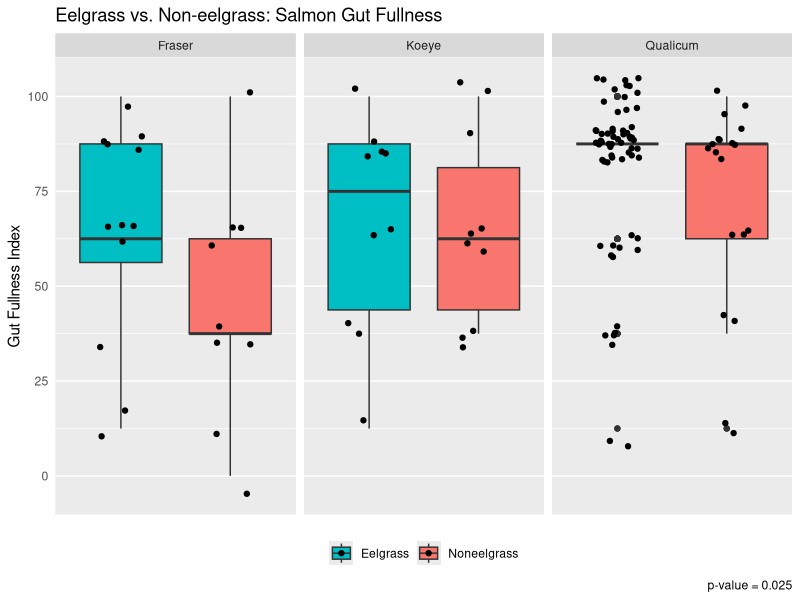
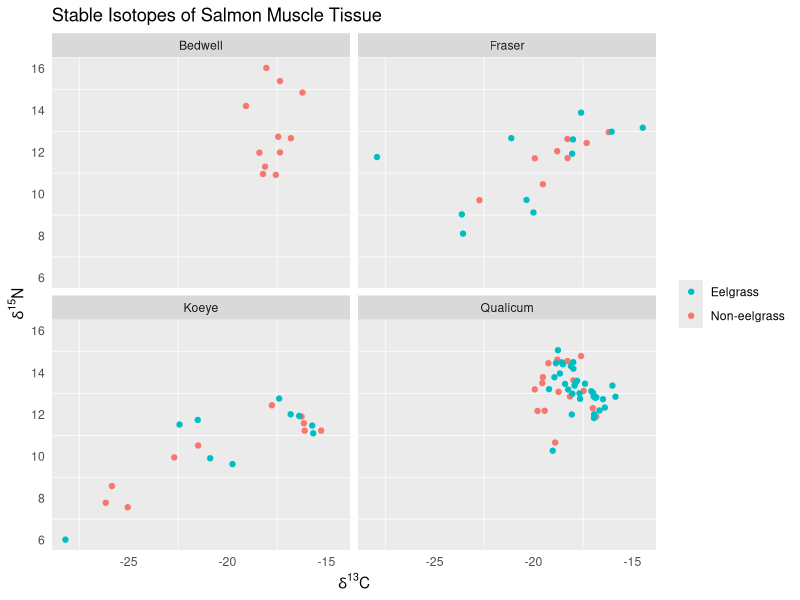

Recreate these plots in R, in order. (Note: this script raises an error after producing the figures.)
#EEEEELGRAAAAASS PROOOOOJEEEEECT

setwd("~/Desktop")
#so it knows where to find my gosh darn files! :)

eelgrass <- read.csv(file="eel.csv", stringsAsFactors=FALSE, strip.white=TRUE, na.strings=c("NA",""))
#upload a simple version of raw data file

library(tidyverse)
#load library for ggplot and whatnot

eel <- mutate(eelgrass, Eelsite = paste(Site, Eelgrass, sep = " "))
#make a variable with both site and habitat, separated by a space

#first we'll work with the gut fullness aspect ~

eel$GFI[which(eel$GFI == "0-25")] <- "0-25%"
#fixing a typo, oopsie!

eel$GFI[which(eel$GFI == "0%")] <- "0"
eel$GFI[which(eel$GFI == "0-25%")] <- "12.5"
eel$GFI[which(eel$GFI == "25-50%")] <- "37.5"
eel$GFI[which(eel$GFI == "50-75%")] <- "62.5"
eel$GFI[which(eel$GFI == "75-100%")] <- "87.5"
eel$GFI[which(eel$GFI == "100%")] <- "100"
#changing ranges to something measurable

eel$GFI <- as.numeric(eel$GFI)
#changing from character to numeric

eel$Eelgrass <- as.factor(eel$Eelgrass)
#changing to factor to reflect the two different "levels"

eel$Eelgrass <- factor(eel$Eelgrass, levels(eel$Eelgrass)[c(2, 1)])
#rearranging levels for the sake of the ggplot visuals

gut <- eel %>%
  group_by(ID) %>%
  summarize(GFI=first(GFI), Eelgrass=first(Eelgrass),
            Site=first(Site), Eelsite=first(Eelsite)) %>%
  filter(Site != "Bedwell")
#need to organize data by each fish not by each prey item per fish
#also want to leave out Bedwell since it is useless for comparing

#Gut Fullness Graph!
ggplot(gut, aes(x=Eelgrass, y=GFI, fill=Eelgrass))+ 
  geom_boxplot()+
  facet_wrap(~Site)+
  labs(y="Gut Fullness Index", x=NULL, caption="p-value = 0.025",
       title="Eelgrass vs. Non-eelgrass: Salmon Gut Fullness")+
  theme(axis.text.x=element_blank(), axis.ticks=element_blank(),
        legend.position = "bottom", legend.title = element_blank(),
        panel.grid.major.x = element_blank())+
  scale_x_discrete(limits=c("Eelgrass", "Noneelgrass")) +
  scale_fill_discrete(breaks=c("Eelgrass", "Noneelgrass"))+
  geom_jitter(width=0.2)
#this is the most I can do to modify this, ask for feedback...

#working on a t-test for GFI values (not including bedwell)
#y1 <- filter(gut, Eelgrass == "Eelgrass")
#ya <- as.vector(y1[["GFI"]])
#create first vector for eelgrass
#y2 <- filter(gut, Eelgrass == "Noneelgrass")
#yb <- as.vector(y2[["GFI"]])
#create second vector for noneelgrass
#yc <- length(ya)-length(yb)
#yd <- rep_len(NA, yc)
#have to have same sample sizes, difference calculated using length
#ye <- c(yb, yd)
#our completed noneelgrass vector with the right sample size
#t.test(ya, ye)
#results give p-value=0.02529, are able to reject null hypothesis!
#hash-tagged out because I don't need to keep running this code.

#switching it up to isotope work now ~

isotope <- read.csv(file="iso.csv", stringsAsFactors=FALSE, strip.white=TRUE, na.strings=c("NA",""))
#loading/reading isotope data in

iso <- mutate(isotope, Eelsite = paste(Site, Eelgrass, sep = " "))
#add variable w/eelgrass site just other dataframe (necessary tho?)

iso$Eelgrass <- as.factor(iso$Eelgrass)
#changing to factor to reflect the two different "levels"

iso$Eelgrass <- factor(iso$Eelgrass, levels(iso$Eelgrass)[c(2, 1)])
#rearranging levels for the sake of the ggplot visuals

#Isotope Graph!
ggplot(iso, aes(carb, nitro))+
  geom_point(aes(color=Eelgrass)) + facet_wrap(~ Site) +
  labs(x=expression(paste(delta^"13","C")),
       y=expression(paste(delta^"15","N")),
       title= "Stable Isotopes of Salmon Muscle Tissue")+
  theme(axis.ticks=element_blank(), legend.title=element_blank(),
        panel.grid.major = element_blank())+
  guides(color = guide_legend(reverse = TRUE))
#A beautiful scatterplot plot with all the right features (finally)

#working on diet data now, to graph abundance and whatnot! ~

eel$Group <- as.factor(eel$Group)
#changing to factor to reflect the different "levels" of prey items

#replace groups since there's too many
eel$Group[which(eel$Group=="Arachnid")] <- "Insect"
eel$Group[which(eel$Group=="Crustacean")] <- "Arthropod"
eel$Group[which(eel$Group=="Caprellid")] <- "Amphipod"
eel$Group[which(eel$Group=="Corophiid")] <- "Amphipod"
eel$Group[which(eel$Group=="Hyperiid")] <- "Amphipod"
eel$Group[which(eel$Group=="Gammarid")] <- "Amphipod"
eel$Group[which(eel$Group=="Calanoid")] <- "Copepod"
eel$Group[which(eel$Group=="Harpacticoid")] <- "Copepod"
eel$Group[which(eel$Group=="Cyclopoid/Poecilostomatoid")] <- "Copepod"
eel$Group[which(eel$Group=="Malacostracan")] <- "Arthropod"
eel$Group <- as.character(eel$Group) #change to create new "level"
eel$Group[which(eel$Group=="Digested food")] <- "Digested/Other"
eel$Group[which(eel$Group=="Detritus")] <- "Digested/Other"
eel$Group[which(eel$Group=="Diatom")] <- "Digested/Other"
eel$Group[which(eel$Group=="Parasite")] <- "Digested/Other"
eel$Group[which(eel$Group=="Octopus")] <- "Digested/Other"
eel$Group[which(eel$Group=="Cyphonaut")] <- "Digested/Other"
eel$Group[which(eel$Group=="Bivalve")] <- "Digested/Other"
eel$Group[which(eel$Group=="Chaetognath")] <- "Digested/Other"
eel$Group[which(eel$Group=="Polychaete")] <- "Digested/Other"
eel$Group[which(eel$Group=="Pteropod")] <- "Digested/Other"
eel$Group[which(eel$Group=="Cnidarian")] <- "Digested/Other"
eel$Group[which(eel$Group=="Cumacean")] <- "Arthropod"
eel$Group[which(eel$Group=="Euphausiid")] <- "Arthropod"
eel$Group[which(eel$Group=="Isopod")] <- "Arthropod"
eel$Group[which(eel$Group=="Larvacean")] <- "Digested/Other"
eel$Group[which(eel$Group=="Mysid")] <- "Arthropod"
eel$Group[which(eel$Group=="Cladoceran")] <- "Arthropod"
eel$Group[which(eel$Group=="Ostracod")] <- "Arthropod"
#switching the class back and forth gets rid of empty levels
eel$Group <- as.factor(eel$Group)
eel$Group <- as.character(eel$Group)
eel$Group <- as.factor(eel$Group)
levels(eel$Group)
#there, it's more simple to work with now!

#group together prey so there's no repeated rows for multiple prey
filt <- filter(eel, Group=="Amphipod")
amph <- filt %>%
  group_by(filt$ID) %>%
  summarize(ID=first(ID), abd=sum(Abundance), bio=sum(Biomass), Group=first(Group),
            Eelsite=first(Eelsite), Eelgrass=first(Eelgrass), Site=first(Site)) %>%
  select(ID, abd, bio, Group, Eelsite, Eelgrass, Site)
#HOLY GUACAMOLE I THINK I GOT IT TO FINALLY WOOOOORK! FOR REAL THO!

filt <- filter(eel, Group=="Arthropod")
arth <- filt %>%
  group_by(filt$ID) %>%
  summarize(ID=first(ID), abd=sum(Abundance), bio=sum(Biomass), Group=first(Group),
            Eelsite=first(Eelsite), Eelgrass=first(Eelgrass), Site=first(Site)) %>%
  select(ID, abd, bio, Group, Eelsite, Eelgrass, Site)
#first amphipod then arthropod then repeat manually for each prey

filt <- filter(eel, Group=="Barnacle")
barn <- filt %>%
  group_by(filt$ID) %>%
  summarize(ID=first(ID), abd=sum(Abundance), bio=sum(Biomass), Group=first(Group),
            Eelsite=first(Eelsite), Eelgrass=first(Eelgrass), Site=first(Site)) %>%
  select(ID, abd, bio, Group, Eelsite, Eelgrass, Site)

filt <- filter(eel, Group=="Copepod")
cope <- filt %>%
  group_by(filt$ID) %>%
  summarize(ID=first(ID), abd=sum(Abundance), bio=sum(Biomass), Group=first(Group),
            Eelsite=first(Eelsite), Eelgrass=first(Eelgrass), Site=first(Site)) %>%
  select(ID, abd, bio, Group, Eelsite, Eelgrass, Site)

filt <- filter(eel, Group=="Decapod")
deca <- filt %>%
  group_by(filt$ID) %>%
  summarize(ID=first(ID), abd=sum(Abundance), bio=sum(Biomass), Group=first(Group),
            Eelsite=first(Eelsite), Eelgrass=first(Eelgrass), Site=first(Site)) %>%
  select(ID, abd, bio, Group, Eelsite, Eelgrass, Site) %>%
  print(head(deca))

filt <- filter(eel, Group=="Digested/Other")
digf <- filt %>%
  group_by(filt$ID) %>%
  summarize(ID=first(ID), abd=sum(Abundance), bio=sum(Biomass), Group=first(Group),
            Eelsite=first(Eelsite), Eelgrass=first(Eelgrass), Site=first(Site)) %>%
  select(ID, abd, bio, Group, Eelsite, Eelgrass, Site)

filt <- filter(eel, Group=="Fish")
fish <- filt %>%
  group_by(filt$ID) %>%
  summarize(ID=first(ID), abd=sum(Abundance), bio=sum(Biomass), Group=first(Group),
            Eelsite=first(Eelsite), Eelgrass=first(Eelgrass), Site=first(Site)) %>%
  select(ID, abd, bio, Group, Eelsite, Eelgrass, Site)

filt <- filter(eel, Group=="Insect")
inse <- filt %>%
  group_by(filt$ID) %>%
  summarize(ID=first(ID), abd=sum(Abundance), bio=sum(Biomass), Group=first(Group),
            Eelsite=first(Eelsite), Eelgrass=first(Eelgrass), Site=first(Site)) %>%
  select(ID, abd, bio, Group, Eelsite, Eelgrass, Site)

neweel <- rbind(amph, arth, barn, cope, deca, digf, fish, inse)
#my fabulous new dataframe with prey abd and biom grouped together!

str(neweel)
#just double checking that the data is as it should be

#Now... Have to take the ave. abundances for each region/habitat!
filt <- filter(neweel, Group=="Amphipod")
Amph <- filt %>%
  group_by(filt$Eelsite) %>%
  summarize(Eelsite=first(Eelsite), Abd=mean(abd), Bio=mean(bio),
            Group=first(Group),Eelgrass=first(Eelgrass), Site=first(Site)) %>%
  select(Eelsite, Abd, Bio, Group, Eelgrass, Site)
#copying the layout of the last transformation but for diff purpose

filt <- filter(neweel, Group=="Arthropod")
Arth <- filt %>%
  group_by(filt$Eelsite) %>%
  summarize(Eelsite=first(Eelsite), Abd=mean(abd), Bio=mean(bio),
            Group=first(Group),Eelgrass=first(Eelgrass), Site=first(Site)) %>%
  select(Eelsite, Abd, Bio, Group, Eelgrass, Site)
#first amphipod then arthropod then repeat manually for each prey

filt <- filter(neweel, Group=="Barnacle")
Barn <- filt %>%
  group_by(filt$Eelsite) %>%
  summarize(Eelsite=first(Eelsite), Abd=mean(abd), Bio=mean(bio),
            Group=first(Group),Eelgrass=first(Eelgrass), Site=first(Site)) %>%
  select(Eelsite, Abd, Bio, Group, Eelgrass, Site)

filt <- filter(neweel, Group=="Copepod")
Cope <- filt %>%
  group_by(filt$Eelsite) %>%
  summarize(Eelsite=first(Eelsite), Abd=mean(abd), Bio=mean(bio),
            Group=first(Group),Eelgrass=first(Eelgrass), Site=first(Site)) %>%
  select(Eelsite, Abd, Bio, Group, Eelgrass, Site)

filt <- filter(neweel, Group=="Decapod")
Deca <- filt %>%
  group_by(filt$Eelsite) %>%
  summarize(Eelsite=first(Eelsite), Abd=mean(abd), Bio=mean(bio),
            Group=first(Group),Eelgrass=first(Eelgrass), Site=first(Site)) %>%
  select(Eelsite, Abd, Bio, Group, Eelgrass, Site)

filt <- filter(neweel, Group=="Digested/Other")
Digf <- filt %>%
  group_by(filt$Eelsite) %>%
  summarize(Eelsite=first(Eelsite), Abd=mean(abd), Bio=mean(bio),
            Group=first(Group),Eelgrass=first(Eelgrass), Site=first(Site)) %>%
  select(Eelsite, Abd, Bio, Group, Eelgrass, Site)

filt <- filter(neweel, Group=="Fish")
Fish <- filt %>%
  group_by(filt$Eelsite) %>%
  summarize(Eelsite=first(Eelsite), Abd=mean(abd), Bio=mean(bio),
            Group=first(Group),Eelgrass=first(Eelgrass), Site=first(Site)) %>%
  select(Eelsite, Abd, Bio, Group, Eelgrass, Site)

filt <- filter(neweel, Group=="Insect")
Inse <- filt %>%
  group_by(filt$Eelsite) %>%
  summarize(Eelsite=first(Eelsite), Abd=mean(abd), Bio=mean(bio),
            Group=first(Group),Eelgrass=first(Eelgrass), Site=first(Site)) %>%
  select(Eelsite, Abd, Bio, Group, Eelgrass, Site)

eelgr <- rbind(Amph, Arth, Barn, Cope, Deca, Digf, Fish, Inse)
#my fabulous new dataframe with prey Abd and Biom averaged together

str(eelgr)
#making sure it all looks okay and it does! So now, graphing!

eelgr$Eelgrass <- factor(eelgr$Eelgrass, levels(eelgr$Eelgrass)[c(2, 1)])
#putting eelgrass before noneelgrass for this particular plot

eelgr$Eelsite <- as.factor(eelgr$Eelsite)
#rearranging levels for site and eelgrass

eelgr$Eelsite <- factor(eelgr$Eelsite, levels(eelgr$Eelsite)[c(5, 4, 3, 2, 1, 7, 6)])
#re-ordering levels to make it look nice for graphs!

#Raw Abundance Graph
eelgr %>%
  ggplot(aes(Eelsite, Abd))+
  geom_bar(aes(fill=Group), stat="identity")+
  theme(axis.text.x = element_text(angle=45, hjust=1),
        axis.ticks=element_blank(),
        panel.grid.major = element_blank())+
  coord_flip()
#looks amaze now

#Relative Abundance Graph (100% y scale)
ggplot(eelgr, aes(Eelsite, Abd)) +
  geom_bar(aes(fill=Group), position="fill", stat="identity")+
  theme(axis.text.x = element_text(angle=45, hjust=1),
        axis.ticks=element_blank(),
        panel.grid.major = element_blank())+
  coord_flip()

#Raw Biomass Graph
eelgr %>%
  ggplot(aes(Eelsite, Bio))+
  geom_bar(aes(fill=Group), stat="identity")+
  theme(axis.text.x = element_text(angle=45, hjust=1),
        axis.ticks=element_blank(),
        panel.grid.major = element_blank())+
  coord_flip()

#Relative Biomass Graph
eelgr %>%
  ggplot(aes(Eelsite, Bio))+
  geom_bar(aes(fill=Group), position="fill", stat = "identity")+
  theme(axis.text.x = element_text(angle=45, hjust=1),
        axis.ticks=element_blank(),
        panel.grid.major = element_blank())+
  coord_flip()

#still to do: titles, group order, axis, facet?

setwd("~/Eelgrass Project")
#in order to commit to Github and track saves and changes and etc!
